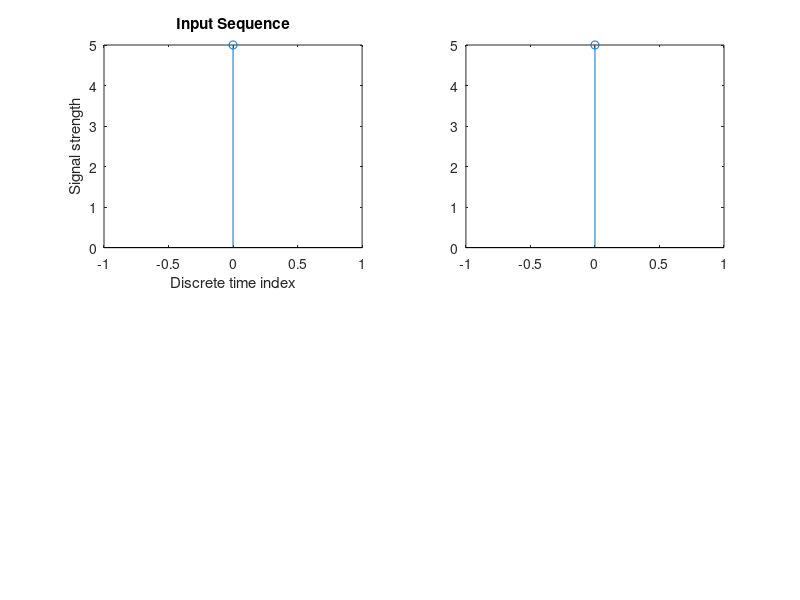

MATLAB code to generate this figure:
xk =input("Entre the sequence")
N =length(xk);
n1=0:(N-1);
subplot(2,2,1)
stem(n1,xk);
title("Input Sequence")
xlabel("Discrete time index")
ylabel("Signal strength")

A=0;
for k=0:(N-1)
    n=0:(N-1)
    A(n+1) = A + (1/N).*(xk(k+1).*exp((j.*2.*pi.*k.*n)./N));
    end

  subplot(2,2,2);
  stem(n1,abs(A))
